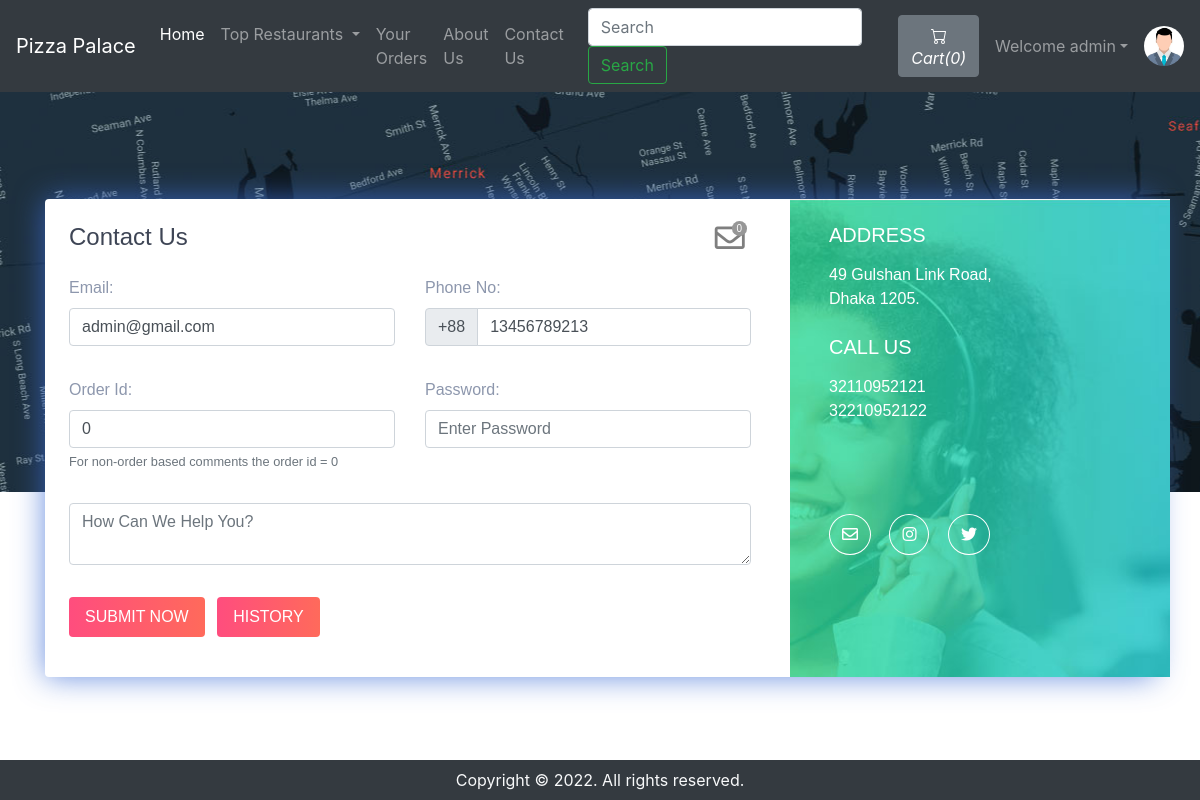
The page /contactForm.php (signed in) on the database its author committed.
### tables this page shows
CREATE TABLE `system_info` (
  `interim_id` int(11) NOT NULL,
  `sys_Name` varchar(21) NOT NULL,
  `email` varchar(40) NOT NULL,
  `sys_Contact01` bigint(21) NOT NULL,
  `contact2` bigint(21) DEFAULT NULL COMMENT 'Not required',
  `address` text NOT NULL,
  `date_time` datetime NOT NULL DEFAULT current_timestamp()
);

CREATE TABLE `system_users` (
  `id` int(21) NOT NULL,
  `username` varchar(21) NOT NULL,
  `first_name` varchar(21) NOT NULL,
  `last_name` varchar(21) NOT NULL,
  `email` varchar(40) NOT NULL,
  `phone` bigint(21) NOT NULL,
  `user_group` enum('0','1') NOT NULL DEFAULT '0' COMMENT '0=Customer,\r\n1=Admin',
  `password` varchar(255) NOT NULL,
  `reg_date` datetime NOT NULL DEFAULT current_timestamp()
);

### contactForm.php (the view, shortened to what this page needs)
<!doctype html>
<html lang="en">
  <head>
    <link rel="stylesheet" href="https://stackpath.bootstrapcdn.com/bootstrap/4.5.0/css/bootstrap.min.css">
    <link rel="stylesheet" href="https://use.fontawesome.com/releases/v5.8.2/css/all.css">
  </head>
  <body>
  <?php error_reporting(0); include 'components/connect.php';?>
  <?php error_reporting(0); include 'components/pilot.php';?>
      <div class="contact2" style="background-image:url(img/map.jpg);height: 400px;" id="contact">
        <div class="container">
          <div class="row contact-container">
            <div class="col-lg-12">
              <div class="card card-shadow border-0 mb-4">
                <div class="row">
                  <div class="col-lg-8">
                    <div class="contact-box p-4">
                      <div class="row">
                        <div class="col-lg-8">
                          <h4 class="title">Contact Us</h4>
                        </div>
                        <?php error_reporting(0); if($loggedin){ ?>
                          <div class="col-lg-4">
                            <div class="icon-badge-container mx-1" style="padding-left: 167px;">
                              <a href="#" data-toggle="modal" data-target="#adminReply"><i class="far fa-envelope icon-badge-icon"></i></a>
                              <div class="icon-badge"><b><span id="totalMessage">0</span></b></div>
                            </div>
                          </div>
                        <?php error_reporting(0); } ?>
                      </div>
                      <?php error_reporting(0);
                          $passSql = "SELECT * FROM system_users WHERE id='$customer_id'";
                          $passResult = mysqli_query($conn, $passSql);
                          $passRow=mysqli_fetch_assoc($passResult);
                          $email = $passRow['email'];
                          $phone = $passRow['phone'];
                      ?>
                      <form action="components/contactUsEdit.php" method="POST">
                        <div class="row">
                          <div class="col-lg-6">
                            <div class="form-group mt-3">
                                <b><label for="email">Email:</label></b>
                                <input type="email" class="form-control" id="email" name="email" placeholder="Enter Your Email" required value="<?php error_reporting(0); echo $email ?>">
                            </div>
                          </div>
                          <div class="col-lg-6">
                            <div class="form-group mt-3">
                                <b><label for="phone">Phone No:</label></b>
                                <div class="input-group mb-3">
                                    <div class="input-group-prepend">
                                      <span class="input-group-text" id="basic-addon">+88</span>
                                    </div>
                                    <input type="tel" class="form-control" id="phone" name="phone" aria-describedby="basic-addon" placeholder="Enter Your Phone Number" required pattern="[0-9]{11}" value="<?php error_reporting(0); echo $phone ?>">
                                </div>
                            </div>
                          </div>
                          <div class="col-lg-6">
                            <div class="form-group mt-3">
                              <b><label for="order_id">Order Id:</label></b>
                              <input class="form-control" type="text" id="order_id" name="order_id" placeholder="Order Id" value="0">
                              <small id="order_idHelp" class="form-text text-muted">For non-order based comments the order id = 0</small>
                            </div>
                          </div>
                          <div class="col-lg-6">
                            <div class="form-group mt-3">
                              <b><label for="password">Password:</label></b>
                              <input class="form-control" id="password" name="password" placeholder="Enter Password" type="password" placeholder="Enter Your Password" required data-toggle="password">
                            </div>
                          </div>
                          <div class="col-lg-12">
                            <div class="form-group  mt-3">
                                <textarea class="form-control" id="message" name="message" rows="2" required minlength="1" placeholder="How Can We Help You?"></textarea>
                            </div>
                          </div>
                          <?php error_reporting(0); if($loggedin){ ?>
                            <div class="col-lg-12">
                              <button type="submit" class="btn btn-danger-gradiant mt-3 mb-3 text-white border-0 py-2 px-3"><span> SUBMIT NOW <i class="ti-arrow-right"></i></span></button>
                              <button type="button" class="btn btn-danger-gradiant mt-3 mb-3 text-white border-0 py-2 px-3 mx-2" data-toggle="modal" data-target="#history"><span> HISTORY <i class="ti-arrow-right"></i></span></button>
                            </div>
                          <?php error_reporting(0); } ?>
                        </div>
                      </form>
                    </div>
                  </div>
                  <?php error_reporting(0);
                    $sql = "SELECT * FROM `system_info`";
                    $result = mysqli_query($conn, $sql);
                    $row = mysqli_fetch_assoc($result);
                    $address = $row['address'];
                    $email = $row['email'];
                    $sys_Contact01 = $row['sys_Contact01'];
                    $contact2 = $row['contact2'];
                    echo '<div class="col-lg-4 bg-image" style="background-image:url(img/contact.jpg)">
                          <div class="detail-box p-4">
                            <h5 class="text-white font-weight-light mb-3">ADDRESS</h5>
                            <p class="text-white op-7">' .$address. '</p>
                            <h5 class="text-white font-weight-light mb-3 mt-4">CALL US</h5>
                            <p class="text-white op-7">' .$sys_Contact01. '
                              <br> ' .$contact2. '</p>
                            <div class="round-social light">
                              <a href="https://mail.google.com/mail/?view=cm&fs=1&tf=1&to=' .$email. '" class="ml-0 text-decoration-none text-white border border-white rounded-circle" target="_blank"><i class="far fa-envelope"></i></a>
                              <a href="https://www.instagram.com/explore/tags/homemadepizza/" class="text-decoration-none text-white border border-white rounded-circle" target="_blank"><i class="fab fa-instagram"></i></i></a>
                              <a href="https://twitter.com/Twitter" class="text-decoration-none text-white border border-white rounded-circle" target="_blank"><i class="fab fa-twitter"></i></a>
                            </div>
                          </div>
                        </div>';
                  ?>
                </div>
              </div>
            </div>
          </div>
        </div>
      </div>
  <?php error_reporting(0); include 'components/pageFooter.php';?>
  </body>
</html>

### components/pilot.php (shortened to what this page needs)
<?php error_reporting(0);
if(isset($_SESSION['loggedin']) && $_SESSION['loggedin']==true){
  $loggedin= true;
  $customer_id = $_SESSION['customer_id'];
  $username = $_SESSION['username'];
}
else{
  $loggedin = false;
  $customer_id = 0;
}
$sql = "SELECT * FROM `system_info`";
$result = mysqli_query($conn, $sql);
$row = mysqli_fetch_assoc($result);
$sys_Name = $row['sys_Name'];
echo '<nav class="navbar navbar-expand-lg navbar-dark bg-dark">
      <a class="navbar-brand" href="index.php">'.$sys_Name.'</a>
      <button class="navbar-toggler" type="button" data-toggle="collapse" data-target="#navbarSupportedContent" aria-controls="navbarSupportedContent" aria-expanded="false" aria-label="Toggle navigation">
        <span class="navbar-toggler-icon"></span>
      </button>
      <div class="collapse navbar-collapse" id="navbarSupportedContent">
        <ul class="navbar-nav mr-auto">
          <li class="nav-item active">
            <a class="nav-link" href="index.php">Home <span class="sr-only">(current)</span></a>
          </li>
          <li class="nav-item dropdown">
            <a class="nav-link dropdown-toggle" href="#" id="navbarDropdown" role="button" data-toggle="dropdown" aria-haspopup="true" aria-expanded="false">
              Top Restaurants
            </a>
            <div class="dropdown-menu" aria-labelledby="navbarDropdown">';
            echo '</div>
          </li>
          <li class="nav-item">
            <a class="nav-link" href="orderDisp.php">Your Orders</a>
          </li>
          <li class="nav-item">
            <a class="nav-link" href="aboutSystem.php">About Us</a>
          </li>
          <li class="nav-item">
            <a class="nav-link" href="contactForm.php">Contact Us</a>
          </li>
        </ul>
        <form method="get" action="/pizza-delivery/searchFX.php" class="form-inline my-2 my-lg-0 mx-3">
          <input class="form-control mr-sm-2" type="search" name="search" id="search" placeholder="Search" aria-label="Search" required>
          <button class="btn btn-outline-success my-2 my-sm-0" type="submit">Search</button>
        </form>';
        $countsql = "SELECT SUM(`quantity`) FROM `cart` WHERE `customer_id`=$customer_id";
        $countresult = mysqli_query($conn, $countsql);
        $countrow = mysqli_fetch_assoc($countresult);
        $count = $countrow['SUM(`quantity`)'];
        if(!$count) {
          $count = 0;
        }
        echo '<a href="cartDisp.php"><button type="button" class="btn btn-secondary mx-2" title="MyCart">
          <svg xmlns="img/cart.svg" width="16" height="16" fill="currentColor" class="bi bi-cart" viewBox="0 0 16 16">
            <path d="M0 1.5A.5.5 0 0 1 .5 1H2a.5.5 0 0 1 .485.379L2.89 3H14.5a.5.5 0 0 1 .491.592l-1.5 8A.5.5 0 0 1 13 12H4a.5.5 0 0 1-.491-.408L2.01 3.607 1.61 2H.5a.5.5 0 0 1-.5-.5zM3.102 4l1.313 7h8.17l1.313-7H3.102zM5 12a2 2 0 1 0 0 4 2 2 0 0 0 0-4zm7 0a2 2 0 1 0 0 4 2 2 0 0 0 0-4zm-7 1a1 1 0 1 1 0 2 1 1 0 0 1 0-2zm7 0a1 1 0 1 1 0 2 1 1 0 0 1 0-2z"/>
          </svg>
          <i class="bi bi-cart">Cart(' .$count. ')</i>
        </button></a>';
        if($loggedin){
          echo '<ul class="navbar-nav mr-2">
            <li class="nav-item dropdown">
              <a class="nav-link dropdown-toggle" href="#" id="navbarDropdown" role="button" data-toggle="dropdown"> Welcome ' .$username. '</a>
              <div class="dropdown-menu" aria-labelledby="navbarDropdown">
                <a class="dropdown-item" href="components/logOut.php">Logout</a>
              </div>
            </li>
          </ul>
          <div class="text-center image-size-small position-relative">
            <a href="profileDisp.php"><img src="img/person-' .$customer_id. '.jpg" class="rounded-circle" onError="this.src = \'img/profilePic.jpg\'" style="width:40px; height:40px"></a>
          </div>';
        }
        else {
          echo '
          <button type="button" class="btn btn-success mx-2"  data-toggle="modal" data-target="#loginModal">Login</button>
          <button type="button" class="btn btn-success mx-2"  data-toggle="modal" data-target="#signupModal">SignUp</button>';
        }
  echo '</div>
    </nav>';
?>

### contactForm.php (style rules this page uses)
.icon-badge-container { position: absolute; }
.icon-badge-icon { font-size: 30px; color: rgb(0 0 0 / 50%); position: relative; }
.icon-badge { background-color: #979797;; font-size: 10px; color: white; text-align: center; width: 15px; height: 15px; border-radius: 49%; position: relative; top: -35px; left: 17px; }
.contact2 { font-family: "Montserrat", sans-serif; color: #8d97ad; font-weight: 300; background-position: center top; }
.contact2 h1, .contact2 h2, .contact2 h3, .contact2 h4, .contact2 h5, .contact2 h6 { color: #3e4555; }
.contact2 .bg-image { background-size: cover; position: relative; display: -webkit-box; display: -webkit-flex; display: -ms-flexbox; display: flex; }
.contact2 .card.card-shadow { -webkit-box-shadow: 0px 0px 30px rgba(115, 128, 157, 0.1); box-shadow: 0px 0px 30px rgba(61, 109, 214, 0.774); }
.contact2 .detail-box .round-social { margin-top: 100px; }
.contact2 .round-social a { background: transparent; margin: 0 7px; padding: 11px 12px; }
.contact2 .contact-container { position: relative; top: 107px; }
.contact2 .btn-danger-gradiant { background: #ff4d7e; background: -webkit-linear-gradient(legacy-direction(to right), #ff4d7e 0%, #ff6a5b 100%); background: -webkit-gradient(linear, left top, right top, from(#ff4d7e), to(#ff6a5b)); background: -webkit-linear-gradient(left, #ff4d7e 0%, #ff6a5b 100%); background: -o-linear-gradient(left, #ff4d7e 0%, #ff6a5b 100%); background: linear-gradient(to right, #ff4d7e 0%, #ff6a5b 100%); }

### rows shown on the page
system_info: sys_Name "Pizza Palace", address "49 Gulshan Link Road, Dhaka 1205.", sys_Contact01 "32110952121", contact2 "32210952122"
system_users: email "admin@gmail.com", phone "13456789213"

### other values the page prints
$count "0"
$username "admin"
